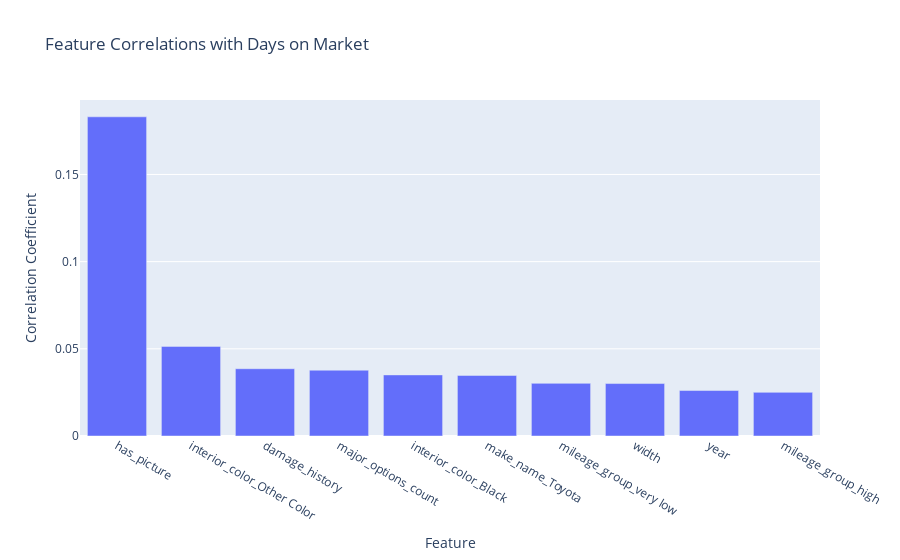

Here is the notebook cell this chart was saved with:
### Markdown cell above
## Visualizations of Correlations

### Code cell
import plotly.express as px

top = sorted_corrs[1:]

fig = px.bar(top,
             x=top.index,
             y=top.values,
             title='Feature Correlations with Days on Market')

fig.update_layout(
    yaxis = dict(
        tickmode = 'linear',
        tick0 = 0.0,
        dtick = 0.05
    ),
    xaxis_title="Feature",
    yaxis_title="Correlation Coefficient"
)


fig.show()

### Figure 1 — Plotly figure (JSON) as saved in the notebook; plotly's stock layout.template omitted (floating-point values rounded to 4 significant figures)
{"data": [{"alignmentgroup": "True", "hovertemplate": "index=%{x}<br>y=%{y}<extra></extra>", "legendgroup": "", "marker": {"color": "#636efa", "pattern": {"shape": ""}}, "name": "", "offsetgroup": "", "orientation": "v", "showlegend": false, "textposition": "auto", "type": "bar", "x": ["has_picture", "interior_color_Other Color", "damage_history", "major_options_count", "interior_color_Black", "make_name_Toyota", "mileage_group_very low", "width", "year", "mileage_group_high"], "xaxis": "x", "y": [0.1831, 0.0514, 0.03859, 0.03774, 0.03504, 0.03473, 0.0302, 0.03007, 0.02608, 0.02503], "yaxis": "y"}], "layout": {"autosize": true, "barmode": "relative", "legend": {"tracegroupgap": 0}, "title": {"text": "Feature Correlations with Days on Market"}, "xaxis": {"anchor": "y", "autorange": true, "domain": [0, 1], "range": [-0.5, 9.5], "title": {"text": "Feature"}, "type": "category"}, "yaxis": {"anchor": "x", "autorange": true, "domain": [0, 1], "dtick": 0.05, "range": [0, 0.1927], "tick0": 0, "tickmode": "linear", "title": {"text": "Correlation Coefficient"}, "type": "linear"}}}
